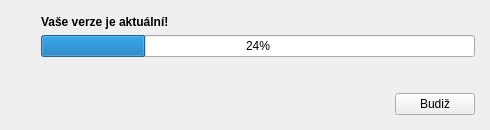
<?xml version="1.0" encoding="UTF-8"?>
<ui version="4.0">
 <author>samnung</author>
 <class>updateProgress</class>
 <widget class="QWidget" name="updateProgress">
  <property name="geometry">
   <rect>
    <x>0</x>
    <y>0</y>
    <width>490</width>
    <height>130</height>
   </rect>
  </property>
  <property name="sizePolicy">
   <sizepolicy hsizetype="Fixed" vsizetype="Fixed">
    <horstretch>0</horstretch>
    <verstretch>0</verstretch>
   </sizepolicy>
  </property>
  <property name="windowTitle">
   <string/>
  </property>
  <property name="locale">
   <locale language="Czech" country="CzechRepublic"/>
  </property>
  <layout class="QHBoxLayout" name="horizontalLayout">
   <property name="margin">
    <number>15</number>
   </property>
   <item>
    <layout class="QVBoxLayout" name="verticalLayout_2">
     <property name="sizeConstraint">
      <enum>QLayout::SetFixedSize</enum>
     </property>
     <item>
      <widget class="QLabel" name="icon">
       <property name="sizePolicy">
        <sizepolicy hsizetype="Preferred" vsizetype="Preferred">
         <horstretch>0</horstretch>
         <verstretch>0</verstretch>
        </sizepolicy>
       </property>
       <property name="maximumSize">
        <size>
         <width>75</width>
         <height>75</height>
        </size>
       </property>
       <property name="text">
        <string/>
       </property>
       <property name="pixmap">
        <pixmap resource="resource.qrc">:/img/icon.png</pixmap>
       </property>
       <property name="scaledContents">
        <bool>true</bool>
       </property>
       <property name="alignment">
        <set>Qt::AlignHCenter|Qt::AlignTop</set>
       </property>
      </widget>
     </item>
     <item>
      <spacer name="verticalSpacer_2">
       <property name="orientation">
        <enum>Qt::Vertical</enum>
       </property>
       <property name="sizeHint" stdset="0">
        <size>
         <width>20</width>
         <height>40</height>
        </size>
       </property>
      </spacer>
     </item>
    </layout>
   </item>
   <item>
    <layout class="QGridLayout" name="gridLayout">
     <property name="sizeConstraint">
      <enum>QLayout::SetFixedSize</enum>
     </property>
     <item row="0" column="0" colspan="3">
      <widget class="QLabel" name="label">
       <property name="styleSheet">
        <string notr="true">font-weight:bold;</string>
       </property>
       <property name="text">
        <string>Vaše verze je aktuální!</string>
       </property>
      </widget>
     </item>
     <item row="2" column="1" colspan="2">
      <spacer name="verticalSpacer">
       <property name="orientation">
        <enum>Qt::Vertical</enum>
       </property>
       <property name="sizeHint" stdset="0">
        <size>
         <width>20</width>
         <height>40</height>
        </size>
       </property>
      </spacer>
     </item>
     <item row="3" column="1" colspan="2">
      <widget class="QPushButton" name="pushButton">
       <property name="text">
        <string>Budiž</string>
       </property>
      </widget>
     </item>
     <item row="3" column="0">
      <spacer name="horizontalSpacer">
       <property name="orientation">
        <enum>Qt::Horizontal</enum>
       </property>
       <property name="sizeHint" stdset="0">
        <size>
         <width>40</width>
         <height>20</height>
        </size>
       </property>
      </spacer>
     </item>
     <item row="1" column="0" colspan="3">
      <widget class="QProgressBar" name="progressBar">
       <property name="value">
        <number>24</number>
       </property>
      </widget>
     </item>
    </layout>
   </item>
  </layout>
 </widget>
 <resources>
  <include location="resource.qrc"/>
 </resources>
 <connections/>
</ui>
